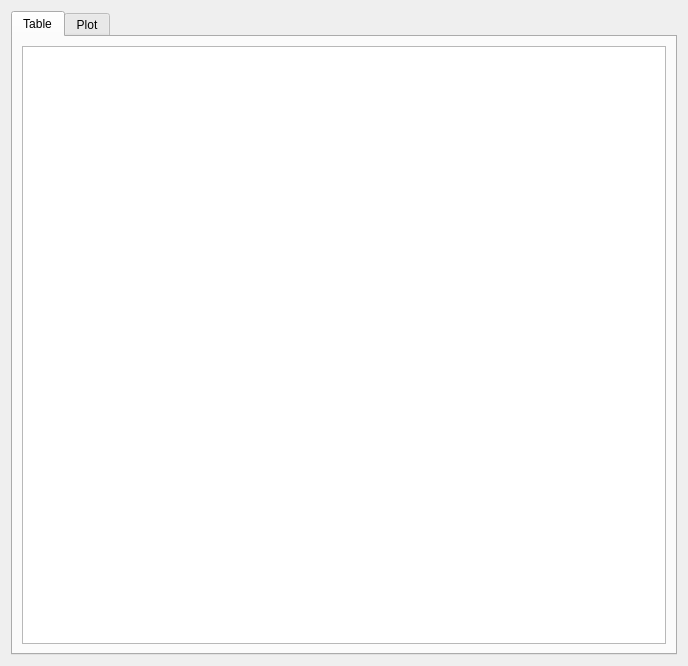
<?xml version="1.0" encoding="UTF-8"?>
<ui version="4.0">
 <class>FormDataset</class>
 <widget class="QWidget" name="FormDataset">
  <property name="geometry">
   <rect>
    <x>0</x>
    <y>0</y>
    <width>688</width>
    <height>666</height>
   </rect>
  </property>
  <property name="windowTitle">
   <string>Dataset</string>
  </property>
  <layout class="QGridLayout" name="gridLayout">
   <item row="0" column="0">
    <widget class="QTabWidget" name="tabWidget">
     <property name="currentIndex">
      <number>0</number>
     </property>
     <widget class="QWidget" name="tabTable">
      <attribute name="title">
       <string>Table</string>
      </attribute>
      <layout class="QGridLayout" name="gridLayout_2">
       <item row="0" column="0">
        <widget class="QTableView" name="tableView"/>
       </item>
      </layout>
     </widget>
     <widget class="QWidget" name="tabPlot">
      <attribute name="title">
       <string>Plot</string>
      </attribute>
     </widget>
    </widget>
   </item>
  </layout>
 </widget>
 <resources/>
 <connections/>
</ui>
